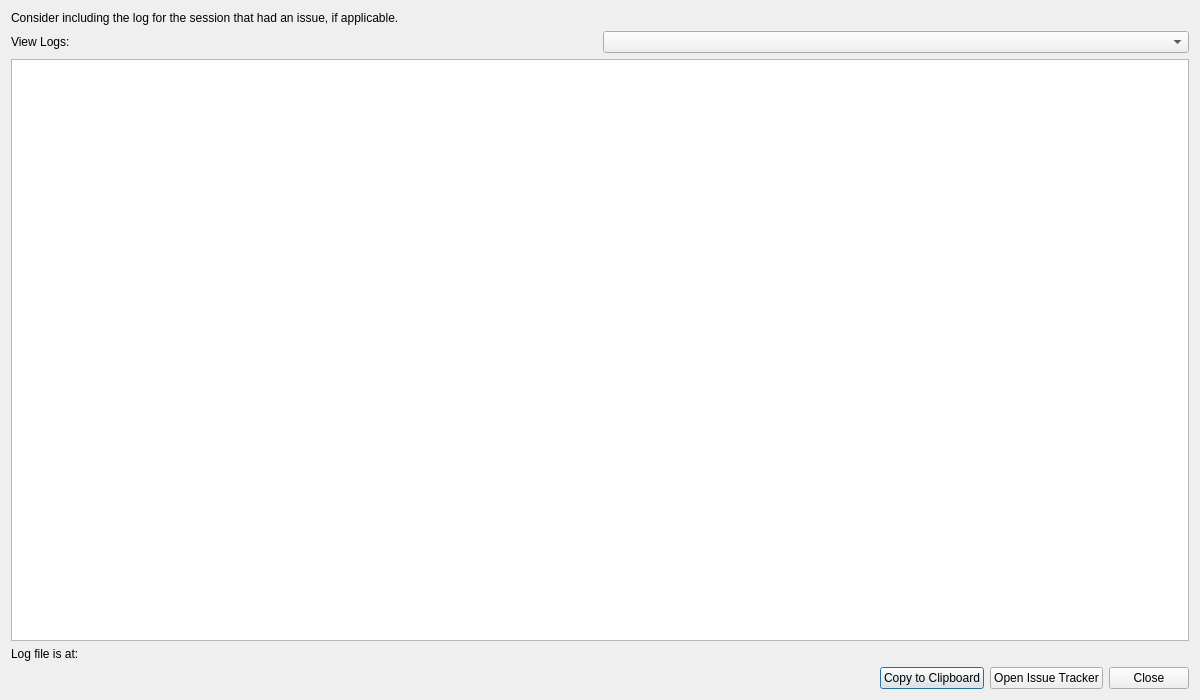
<?xml version="1.0" encoding="UTF-8"?>
<ui version="4.0">
 <class>IssueReporter</class>
 <widget class="QDialog" name="IssueReporter">
  <property name="geometry">
   <rect>
    <x>0</x>
    <y>0</y>
    <width>1200</width>
    <height>700</height>
   </rect>
  </property>
  <property name="windowTitle">
   <string>Report an Issue</string>
  </property>
  <layout class="QVBoxLayout" name="verticalLayout" stretch="0,0,0,0,0">
   <property name="spacing">
    <number>6</number>
   </property>
   <item>
    <widget class="QLabel" name="label">
     <property name="text">
      <string>Consider including the log for the session that had an issue, if applicable.</string>
     </property>
    </widget>
   </item>
   <item>
    <layout class="QHBoxLayout" name="horizontalLayout_2">
     <item>
      <widget class="QLabel" name="label_logs_view">
       <property name="text">
        <string>View Logs:</string>
       </property>
      </widget>
     </item>
     <item>
      <widget class="CComboBox" name="comboBox_sessions"/>
     </item>
    </layout>
   </item>
   <item>
    <widget class="LogViewer" name="log_viewer">
     <property name="plainText">
      <string notr="true"/>
     </property>
    </widget>
   </item>
   <item>
    <layout class="QHBoxLayout" name="horizontalLayout_3">
     <property name="spacing">
      <number>12</number>
     </property>
     <item>
      <widget class="QLabel" name="label_2">
       <property name="sizePolicy">
        <sizepolicy hsizetype="Maximum" vsizetype="Preferred">
         <horstretch>0</horstretch>
         <verstretch>0</verstretch>
        </sizepolicy>
       </property>
       <property name="text">
        <string>Log file is at:</string>
       </property>
      </widget>
     </item>
     <item>
      <widget class="QLabel" name="label_log_path">
       <property name="text">
        <string notr="true">&lt;log file path&gt;</string>
       </property>
       <property name="textInteractionFlags">
        <set>Qt::LinksAccessibleByMouse|Qt::TextSelectableByKeyboard|Qt::TextSelectableByMouse</set>
       </property>
      </widget>
     </item>
    </layout>
   </item>
   <item>
    <layout class="QHBoxLayout" name="horizontalLayout">
     <item>
      <widget class="QLabel" name="label_name_hidden">
       <property name="text">
        <string notr="true">&lt;name was hidden&gt;</string>
       </property>
      </widget>
     </item>
     <item>
      <spacer name="horizontalSpacer">
       <property name="orientation">
        <enum>Qt::Horizontal</enum>
       </property>
       <property name="sizeHint" stdset="0">
        <size>
         <width>40</width>
         <height>20</height>
        </size>
       </property>
      </spacer>
     </item>
     <item>
      <widget class="QPushButton" name="pushButton_clipboard">
       <property name="text">
        <string>Copy to Clipboard</string>
       </property>
       <property name="icon">
        <iconset theme="edit-copy">
         <normaloff>.</normaloff>.</iconset>
       </property>
      </widget>
     </item>
     <item>
      <widget class="QPushButton" name="pushButton_open_issues">
       <property name="text">
        <string>Open Issue Tracker</string>
       </property>
       <property name="icon">
        <iconset theme="internet-services">
         <normaloff>.</normaloff>.</iconset>
       </property>
      </widget>
     </item>
     <item>
      <widget class="QPushButton" name="pushButton_close">
       <property name="text">
        <string>Close</string>
       </property>
       <property name="icon">
        <iconset theme="window-close">
         <normaloff>.</normaloff>.</iconset>
       </property>
      </widget>
     </item>
    </layout>
   </item>
  </layout>
 </widget>
 <customwidgets>
  <customwidget>
   <class>LogViewer</class>
   <extends>QPlainTextEdit</extends>
   <header>handtex.log_viewer</header>
  </customwidget>
  <customwidget>
   <class>CComboBox</class>
   <extends>QComboBox</extends>
   <header>handtex.CustomQ.CComboBox</header>
  </customwidget>
 </customwidgets>
 <resources/>
 <connections/>
</ui>
